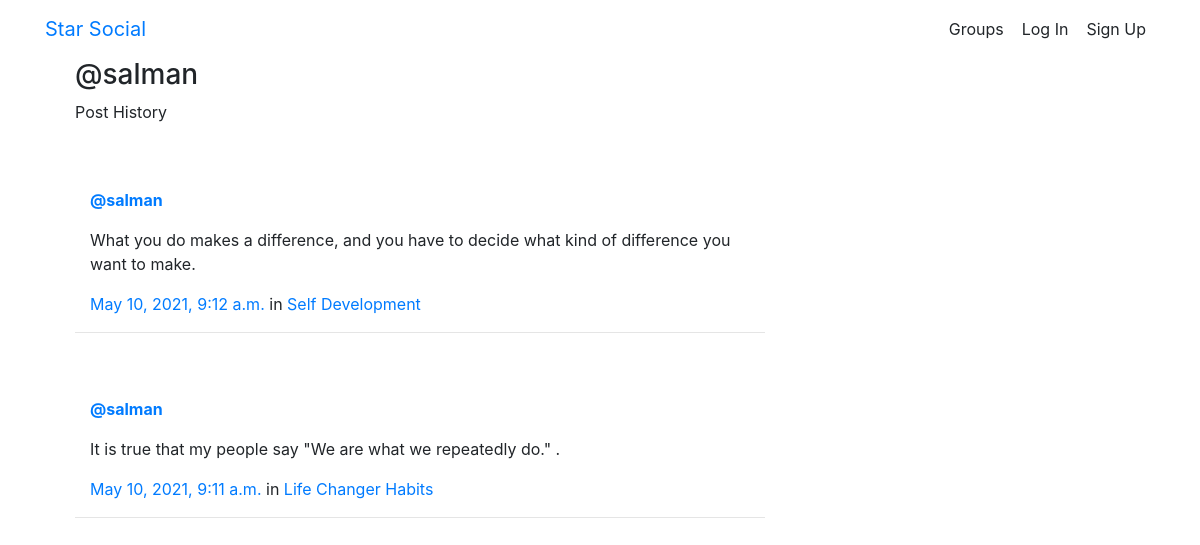
The page /posts/by/salman/ on the database its author committed.
### posts/models.py (models this page shows, shortened)
class Post(models.Model):
    user = models.ForeignKey(User, related_name="posts",on_delete=models.CASCADE)
    created_at = models.DateTimeField(auto_now=True)
    message = models.TextField()
    message_html = models.TextField(editable=False)
    group = models.ForeignKey(Group, related_name="posts",null=True, blank=True,on_delete=models.CASCADE)
    class Meta:
        ordering = ["-created_at"]
        unique_together = ["user", "message"]

### groups/models.py (models this page shows, shortened)
class Group(models.Model):
    name = models.CharField(max_length=255, unique=True)
    slug = models.SlugField(allow_unicode=True, unique=True)
    description = models.TextField(blank=True, default='')
    description_html = models.TextField(editable=False, default='', blank=True)
    members = models.ManyToManyField(User,through="GroupMember")
    class Meta:
        ordering = ["name"]

### posts/views.py (the view)
# urls.py: path("by/<username>/",views.UserPosts.as_view(),name="for_user"),
class UserPosts(ListView):
	model = Post
	template_name = 'posts/user_post_list.html'
	def get_queryset(self):
		try:
			self.post_user = User.objects.prefetch_related('posts').get(username__iexact=self.kwargs.get('username'))
		except User.DoesNotExist:
			raise Http404
		else:
			return self.post_user.posts.all()
	def get_context_data(self, **kwargs):
		context = super().get_context_data(**kwargs)
		context['post_user'] = self.post_user
		return context

### posts/templates/posts/user_post_list.html
{% extends "posts/post_base.html" %}
{% block prepost %}
<div class="col-md-4">
	<h3>@{{ post_user.username }}</h3>
	<p>Post History</p>
</div>
{% endblock %}
{% block post_content %}
<div class="col-md-8">
	{% for post in post_list %}
		{% include "posts/_post.html" %}
		<hr>
	{% endfor %}
</div>
{% endblock %}

### posts/templates/posts/_post.html (shortened to what this page needs)
<br>
<br>
<div class="media">
	<div class="media-body container">
		<strong><a href="{% url 'posts:for_user' username=post.user.username %}">@{{ post.user.username }}</a></strong>
		<p>{{ post.message_html|safe }}</p>
			<time class="time">
				<a href="{% url 'posts:single' username=post.user.username pk=post.pk %}">
					{{ post.created_at }}
				</a>
			</time>
			{% if post.group %}
			<span class="group-name">
				in <a href="{% url 'groups:single' slug=post.group.slug %}">{{ post.group.name }}</a>
			</span>
			{% endif %}
	</div>
</div>

### rows shown on the page
Post: user.username "salman", message_html "What you do makes a difference, and you have to decide what kind of difference you want to make.", created_at "May 10, 2021, 9:12 a.m.", group.name "Self Development"
Post: user.username "salman", message_html "It is true that my people say \"We are what we repeatedly do.\" .", created_at "May 10, 2021, 9:11 a.m.", group.name "Life Changer Habits"

### other values the page prints
{{ post_user.username }} "salman"
